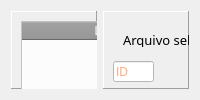
       <widget class="QWidget" name="pg_instaladores">
        <layout class="QHBoxLayout" name="horizontalLayout_4">
         <item>
          <widget class="QFrame" name="frame_3">
           <property name="maximumSize">
            <size>
             <width>300</width>
             <height>16777215</height>
            </size>
           </property>
           <property name="frameShape">
            <enum>QFrame::Panel</enum>
           </property>
           <property name="frameShadow">
            <enum>QFrame::Raised</enum>
           </property>
           <widget class="QTableWidget" name="table_arquivos">
            <property name="geometry">
             <rect>
              <x>10</x>
              <y>10</y>
              <width>251</width>
              <height>351</height>
             </rect>
            </property>
            <property name="maximumSize">
             <size>
              <width>300</width>
              <height>16777215</height>
             </size>
            </property>
            <property name="styleSheet">
             <string notr="true">QHeaderView::section{
background-color:rgb(148,148,148);
	color:rgb(255,255,255);
	font: 10pt &quot;MS Shell Dlg 2&quot;;
}

QTableWidget{
	background-color:rgb(252,252,252);
}</string>
            </property>
            <property name="horizontalScrollBarPolicy">
             <enum>Qt::ScrollBarAsNeeded</enum>
            </property>
            <property name="sizeAdjustPolicy">
             <enum>QAbstractScrollArea::AdjustToContents</enum>
            </property>
            <attribute name="horizontalHeaderMinimumSectionSize">
             <number>24</number>
            </attribute>
            <attribute name="horizontalHeaderDefaultSectionSize">
             <number>250</number>
            </attribute>
            <attribute name="verticalHeaderVisible">
             <bool>false</bool>
            </attribute>
            <attribute name="verticalHeaderDefaultSectionSize">
             <number>24</number>
            </attribute>
            <column>
             <property name="text">
              <string>Lista de Intaladores</string>
             </property>
            </column>
           </widget>
          </widget>
         </item>
         <item>
          <widget class="QFrame" name="frame_4">
           <property name="maximumSize">
            <size>
             <width>210</width>
             <height>16777215</height>
            </size>
           </property>
           <property name="frameShape">
            <enum>QFrame::Panel</enum>
           </property>
           <property name="frameShadow">
            <enum>QFrame::Raised</enum>
           </property>
           <widget class="QPushButton" name="bt_novo_arquivo">
            <property name="geometry">
             <rect>
              <x>40</x>
              <y>190</y>
              <width>120</width>
              <height>31</height>
             </rect>
            </property>
            <property name="minimumSize">
             <size>
              <width>120</width>
              <height>30</height>
             </size>
            </property>
            <property name="font">
             <font>
              <family>Arial</family>
              <pointsize>11</pointsize>
             </font>
            </property>
            <property name="cursor">
             <cursorShape>PointingHandCursor</cursorShape>
            </property>
            <property name="styleSheet">
             <string notr="true">QPushButton{
	background-color: rgb(255, 255, 255);
	color: rgb(0, 0, 127);
}

QPushButton:hover{
	
	color: rgb(255, 255, 255);
	background-color:rgb(49,147,0)
}</string>
            </property>
            <property name="text">
             <string>Novo</string>
            </property>
           </widget>
           <widget class="QLabel" name="label_arquivos">
            <property name="geometry">
             <rect>
              <x>20</x>
              <y>20</y>
              <width>181</width>
              <height>16</height>
             </rect>
            </property>
            <property name="font">
             <font>
              <family>Arial Black</family>
              <pointsize>10</pointsize>
             </font>
            </property>
            <property name="text">
             <string>&lt;html&gt;&lt;head/&gt;&lt;body&gt;&lt;p&gt;Arquivo selecionado&lt;/p&gt;&lt;/body&gt;&lt;/html&gt;</string>
            </property>
           </widget>
           <widget class="QLineEdit" name="txt_nome_arquivo">
            <property name="geometry">
             <rect>
              <x>10</x>
              <y>80</y>
              <width>191</width>
              <height>21</height>
             </rect>
            </property>
            <property name="styleSheet">
             <string notr="true">background-color: rgb(255, 255, 255);
color: rgb(255, 85, 0);
font: 700 9pt &quot;Segoe UI&quot;;</string>
            </property>
            <property name="placeholderText">
             <string>Nome do istalador</string>
            </property>
           </widget>
           <widget class="QPushButton" name="bt_baixar_arquivo">
            <property name="geometry">
             <rect>
              <x>40</x>
              <y>150</y>
              <width>120</width>
              <height>30</height>
             </rect>
            </property>
            <property name="minimumSize">
             <size>
              <width>120</width>
              <height>30</height>
             </size>
            </property>
            <property name="font">
             <font>
              <family>Arial</family>
              <pointsize>11</pointsize>
             </font>
            </property>
            <property name="cursor">
             <cursorShape>PointingHandCursor</cursorShape>
            </property>
            <property name="styleSheet">
             <string notr="true">QPushButton{
	background-color: rgb(255, 255, 255);
	color: rgb(0, 0, 127);
}

QPushButton:hover{
	
	color: rgb(255, 255, 255);
	background-color:rgb(49,147,0)
}</string>
            </property>
            <property name="text">
             <string>Executar</string>
            </property>
           </widget>
           <widget class="QPushButton" name="bt_alter_arquivo">
            <property name="geometry">
             <rect>
              <x>40</x>
              <y>230</y>
              <width>120</width>
              <height>31</height>
             </rect>
            </property>
            <property name="minimumSize">
             <size>
              <width>120</width>
              <height>30</height>
             </size>
            </property>
            <property name="font">
             <font>
              <family>Arial</family>
              <pointsize>11</pointsize>
             </font>
            </property>
            <property name="cursor">
             <cursorShape>PointingHandCursor</cursorShape>
            </property>
            <property name="styleSheet">
             <string notr="true">QPushButton{
	background-color: rgb(255, 255, 255);
	color: rgb(0, 0, 127);
}

QPushButton:hover{
	
	color: rgb(255, 255, 255);
	
	background-color: rgb(251, 99, 4);
}</string>
            </property>
            <property name="text">
             <string>Alterar</string>
            </property>
           </widget>
           <widget class="QLineEdit" name="txt_link_arquivo">
            <property name="geometry">
             <rect>
              <x>10</x>
              <y>110</y>
              <width>191</width>
              <height>21</height>
             </rect>
            </property>
            <property name="styleSheet">
             <string notr="true">background-color: rgb(255, 255, 255);
color: rgb(255, 85, 0);
font: 700 9pt &quot;Segoe UI&quot;;</string>
            </property>
            <property name="placeholderText">
             <string>Link</string>
            </property>
           </widget>
           <widget class="QLineEdit" name="txt_id_instaler">
            <property name="geometry">
             <rect>
              <x>10</x>
              <y>50</y>
              <width>41</width>
              <height>21</height>
             </rect>
            </property>
            <property name="styleSheet">
             <string notr="true">background-color: rgb(255, 255, 255);
color: rgb(255, 85, 0);
font: 700 9pt &quot;Segoe UI&quot;;</string>
            </property>
            <property name="placeholderText">
             <string>ID</string>
            </property>
           </widget>
          </widget>
         </item>
        </layout>
       </widget>
